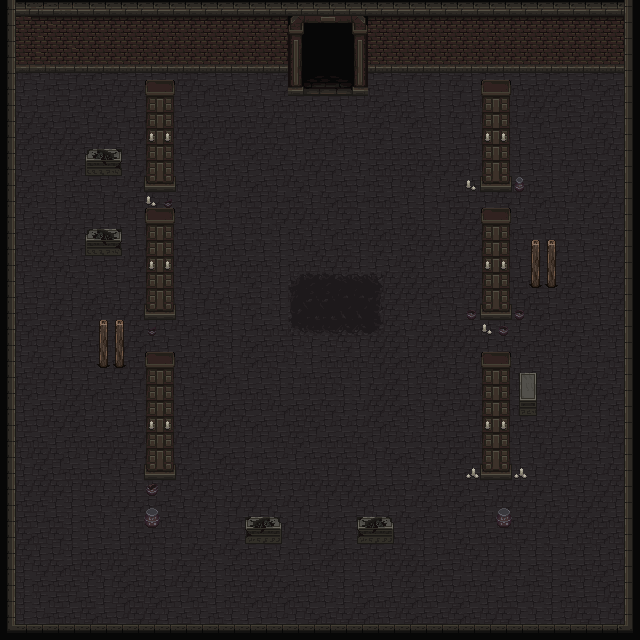

Below is a game level as drawn by its tile map, then a one-line description and the .tmx that defines it (tile-layer data replaced by summaries):
An orthogonal 40x40 tile map with 16x16 px tiles, 3 tile layers (floor, walls, decorations), 2 tilesets and 22 objects (20x wall, boss_spawn, player).

<map version="1.10" tiledversion="1.11.2" orientation="orthogonal" renderorder="right-down" width="40" height="40" tilewidth="16" tileheight="16" infinite="0" nextlayerid="5" nextobjectid="25">
 <tileset firstgid="1" source="../mainlevbuild.tsx" />
 <tileset firstgid="2561" source="../decorative.tsx" />
 <layer id="1" name="floor" width="40" height="40">
  <data>[1600 cells, 1482 non-empty, 20 distinct tile ids]</data>
 </layer>
 <layer id="2" name="walls" width="40" height="40">
  <data>[1600 cells, 401 non-empty, 57 distinct tile ids]</data>
 </layer>
 <layer id="3" name="decorations" width="40" height="40">
  <data>[1600 cells, 70 non-empty, 30 distinct tile ids]</data>
 </layer>
 <objectgroup id="4" name="objects">
  <object id="1" name="boss_spawn" x="336" y="300" />
  <object id="2" name="wall" x="488" y="88" width="32" height="100" />
  <object id="3" name="wall" x="364" y="0" width="276" height="68" />
  <object id="4" name="wall" x="4" y="0" width="288" height="72" />
  <object id="5" name="wall" x="292" y="0" width="72" height="20" />
  <object id="6" name="player" x="328" y="60" />
  <object id="7" name="wall" x="84" y="148" width="36" height="28" />
  <object id="8" name="wall" x="144" y="88" width="32" height="100" />
  <object id="9" name="wall" x="144" y="216" width="32" height="104" />
  <object id="10" name="wall" x="144" y="352" width="32" height="128" />
  <object id="11" name="wall" x="484" y="352" width="32" height="128" />
  <object id="12" name="wall" x="488" y="216" width="32" height="100" />
  <object id="13" name="wall" x="548" y="240" width="28" height="48" />
  <object id="14" name="wall" x="552" y="372" width="24" height="44" />
  <object id="17" name="wall" x="352" y="516" width="44" height="28" />
  <object id="18" name="wall" x="240" y="516" width="44" height="28" />
  <object id="19" name="wall" x="492" y="508" width="24" height="20" />
  <object id="20" name="wall" x="140" y="504" width="24" height="28" />
  <object id="21" name="wall" x="96" y="316" width="28" height="56" />
  <object id="22" name="wall" x="4" y="72" width="12" height="564" />
  <object id="23" name="wall" x="16" y="620" width="624" height="12" />
  <object id="24" name="wall" x="624" y="60" width="12" height="560" />
 </objectgroup>
</map>
